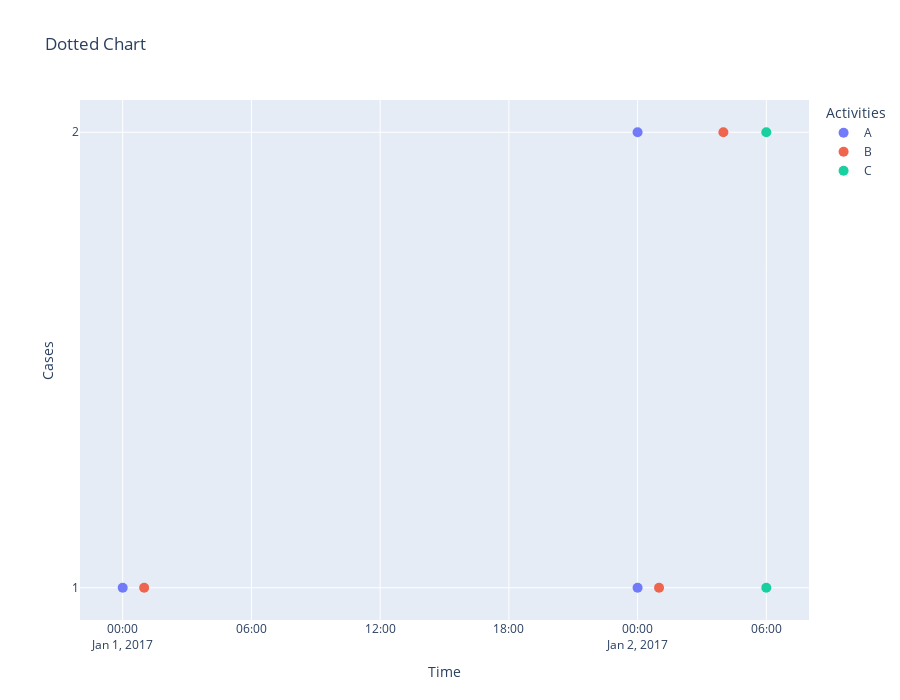

Source (notebook cell):
### Code cell
# same graph but in plotly
import plotly.express as px

# Choose to create relative timestamps
#df['timestamp'] = pd.to_datetime(df['time:timestamp'])
#df['timestamp'] = df['time:relative']
log_prep = log_twoinstance.sort_values(by='time:timestamp').copy()

# Create a scatter plot for a dotted chart
fig = px.scatter(
    log_prep,
    x='time:timestamp', # choose absolute timestamps here
    #x='time:relative', # choose relative timestamps here
    y='case:concept:name',
    color='concept:name',
    title='Dotted Chart',
    labels={'case:concept:name': 'Case ID', 'concept:name': 'Activity'},
    opacity=0.9,
    #height=300,
    height=700,
)

# Customize layout
fig.update_layout(
    xaxis_title="Time",
    yaxis_title="Cases",
    legend_title="Activities",
    xaxis=dict(showgrid=True),
    yaxis=dict(showgrid=True),
)

# Visualizate the plot
fig.update_traces(marker=dict(size=10))
fig.show()

### Figure 1 — Plotly figure (JSON) as saved in the notebook; plotly's stock layout.template omitted (floating-point values rounded to 4 significant figures)
{"data": [{"hovertemplate": "Activity=A<br>time:timestamp=%{x}<br>Case ID=%{y}<extra></extra>", "legendgroup": "A", "marker": {"color": "#636efa", "opacity": 0.9, "size": 10, "symbol": "circle"}, "mode": "markers", "name": "A", "orientation": "v", "showlegend": true, "type": "scatter", "x": ["2017-01-01T00:00:00", "2017-01-02T00:00:00", "2017-01-02T00:00:00"], "xaxis": "x", "y": ["1", "1", "2"], "yaxis": "y"}, {"hovertemplate": "Activity=B<br>time:timestamp=%{x}<br>Case ID=%{y}<extra></extra>", "legendgroup": "B", "marker": {"color": "#EF553B", "opacity": 0.9, "size": 10, "symbol": "circle"}, "mode": "markers", "name": "B", "orientation": "v", "showlegend": true, "type": "scatter", "x": ["2017-01-01T01:00:00", "2017-01-02T01:00:00", "2017-01-02T04:00:00"], "xaxis": "x", "y": ["1", "1", "2"], "yaxis": "y"}, {"hovertemplate": "Activity=C<br>time:timestamp=%{x}<br>Case ID=%{y}<extra></extra>", "legendgroup": "C", "marker": {"color": "#00cc96", "opacity": 0.9, "size": 10, "symbol": "circle"}, "mode": "markers", "name": "C", "orientation": "v", "showlegend": true, "type": "scatter", "x": ["2017-01-02T06:00:00", "2017-01-02T06:00:00"], "xaxis": "x", "y": ["1", "2"], "yaxis": "y"}], "layout": {"height": 700, "legend": {"title": {"text": "Activities"}, "tracegroupgap": 0}, "title": {"text": "Dotted Chart"}, "xaxis": {"anchor": "y", "domain": [0, 1], "showgrid": true, "title": {"text": "Time"}}, "yaxis": {"anchor": "x", "domain": [0, 1], "showgrid": true, "title": {"text": "Cases"}}}}
